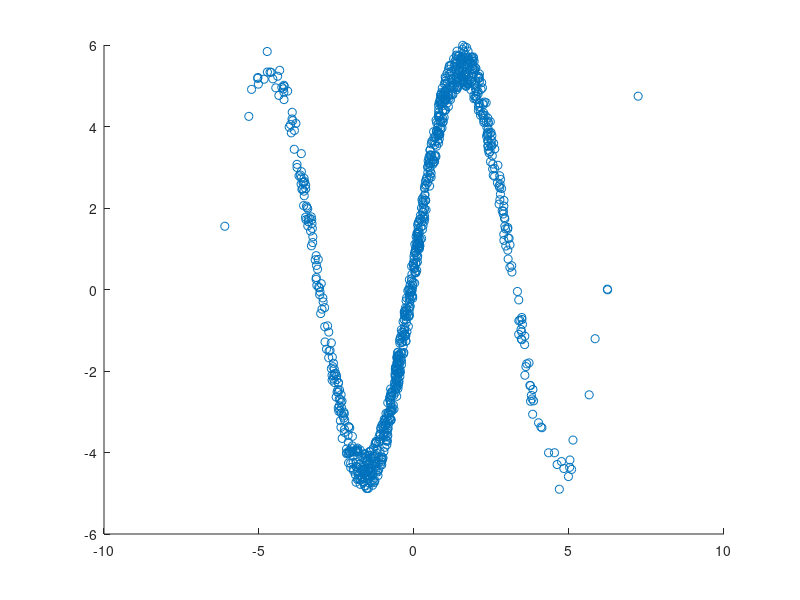

MATLAB code to generate this figure:
%bar graph
x = 1:10;
bar(x) %for bar graph
x = linspace(0,2*pi,100);
y = sin(x);
bar(x,y)

%histogram
x = randn(1000,1);
plot(x)
hist(x)
hist(x,50)

%pie chart
x = 1:5;
pie(x)


x = linspace(0,2*pi,1000);
y = 10*sin(x)+randn(1,1000);
plot(x,y) %noisy
scatter(x,y)


x = randn(1000,1) * 2;
y = 5*sin(x) + rand(1000,1);
plot(x,y)
scatter(x,y)











